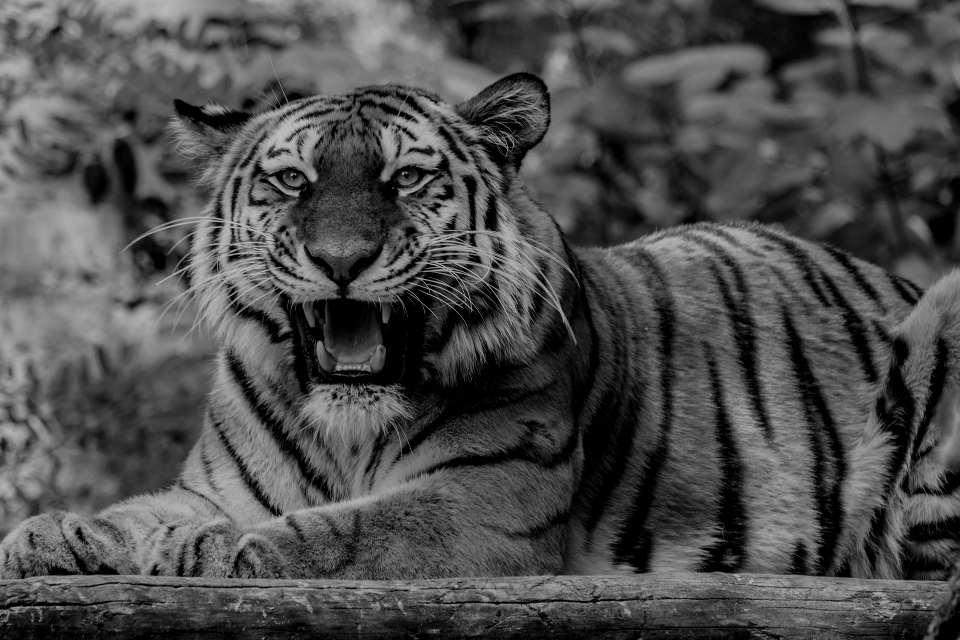
#> input picture LV2/tiger.png, 960 x 640 px, found by its file name
$ python zad3lv2.py
#> lines starting #> are read from the running program, lines starting #| are printed output that depends on the picture
import numpy as np
import matplotlib.pyplot as plt

img = plt.imread("C:\\Users\\student\\Downloads\\tiger.png")
#> img is the input picture: shape (640, 960, 4) float32; mean R, G, B, A 0.303, 0.303, 0.303, 1
img = img[:,:,0].copy()
#> img: shape (640, 960) float32

print(img.shape)
#| (640, 960)
print(img.dtype)
#| float32
plt.figure()
plt.imshow(img, cmap="gray", )
plt.imshow(np.rot90(img), cmap="gray", )
plt.imshow(np.fliplr(img), cmap="gray", )
plt.show()
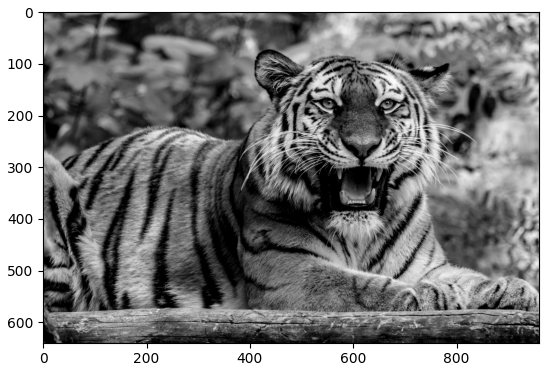
#> figure drawn by matplotlib, 1 panel
